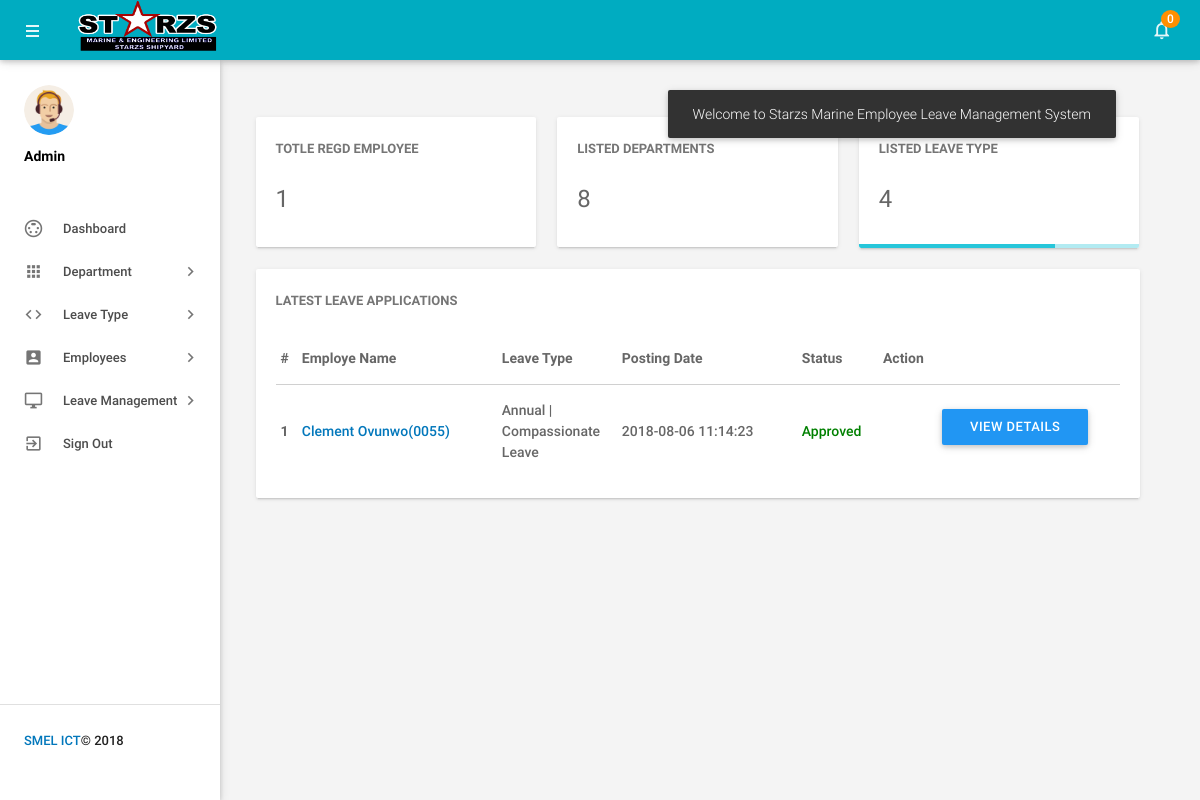
Screenshot of /admin/dashboard.php (signed in) with the database file from the repository.
### tables this page shows
CREATE TABLE `tblleaves` (
  `id` int(11) NOT NULL,
  `LeaveType` varchar(110) NOT NULL,
  `ToDate` varchar(120) NOT NULL,
  `FromDate` varchar(120) NOT NULL,
  `Description` mediumtext NOT NULL,
  `PostingDate` timestamp NOT NULL DEFAULT CURRENT_TIMESTAMP,
  `AdminRemark` mediumtext,
  `AdminRemarkDate` varchar(120) DEFAULT NULL,
  `Status` int(1) NOT NULL,
  `IsRead` int(1) NOT NULL,
  `empid` int(11) DEFAULT NULL
);

CREATE TABLE `tblemployees` (
  `id` int(11) NOT NULL,
  `EmpId` varchar(100) NOT NULL,
  `FirstName` varchar(150) NOT NULL,
  `LastName` varchar(150) NOT NULL,
  `EmailId` varchar(200) NOT NULL,
  `Password` varchar(180) NOT NULL,
  `Gender` varchar(100) NOT NULL,
  `Dob` varchar(100) NOT NULL,
  `Department` varchar(255) NOT NULL,
  `Address` varchar(255) NOT NULL,
  `City` varchar(200) NOT NULL,
  `Country` varchar(150) NOT NULL,
  `Phonenumber` char(11) NOT NULL,
  `Status` int(1) NOT NULL,
  `RegDate` timestamp NOT NULL DEFAULT CURRENT_TIMESTAMP
);

### admin/dashboard.php (the view, shortened to what this page needs)
<?php
include('includes/config.php');
if(strlen($_SESSION['alogin'])==0)
    {
header('location:index.php');
}
else{
?>
<!DOCTYPE html>
<html lang="en">
    <head>
        <link type="text/css" rel="stylesheet" href="../assets/plugins/materialize/css/materialize.min.css"/>
        <link href="../assets/plugins/metrojs/MetroJs.min.css" rel="stylesheet">
        <link href="../assets/plugins/weather-icons-master/css/weather-icons.min.css" rel="stylesheet">
        <link href="../assets/css/alpha.min.css" rel="stylesheet" type="text/css"/>
        <link href="../assets/css/custom.css" rel="stylesheet" type="text/css"/>
    </head>
    <body>
           <?php include('includes/header.php');?>
       <?php include('includes/sidebar.php');?>
            <main class="mn-inner">
                <div class="middle-content">
                    <div class="row no-m-t no-m-b">
                    <div class="col s12 m12 l4">
                        <div class="card stats-card">
                            <div class="card-content">
                                <span class="card-title">Totle Regd Employee</span>
                                <span class="stats-counter">
<?php
$sql = "SELECT id from tblemployees";
$query = $dbh -> prepare($sql);
$query->execute();
$empcount=$query->rowCount();
?>
                                    <span class="counter"><?php echo htmlentities($empcount);?></span></span>
                            </div>
                            <div id="sparkline-bar"></div>
                        </div>
                    </div>
                        <div class="col s12 m12 l4">
                        <div class="card stats-card">
                            <div class="card-content">
                                <span class="card-title">Listed Departments </span>
    <?php
$sql = "SELECT id from tbldepartments";
$query = $dbh -> prepare($sql);
$query->execute();
$dptcount=$query->rowCount();
?>
                                <span class="stats-counter"><span class="counter"><?php echo htmlentities($dptcount);?></span></span>
                            </div>
                            <div id="sparkline-line"></div>
                        </div>
                    </div>
                    <div class="col s12 m12 l4">
                        <div class="card stats-card">
                            <div class="card-content">
                                <span class="card-title">Listed leave Type</span>
                                    <?php
$sql = "SELECT id from  tblleavetype";
$query = $dbh -> prepare($sql);
$query->execute();
$leavtypcount=$query->rowCount();
?>
                                <span class="stats-counter"><span class="counter"><?php echo htmlentities($leavtypcount);?></span></span>
                            </div>
                            <div class="progress stats-card-progress">
                                <div class="determinate" style="width: 70%"></div>
                            </div>
                        </div>
                    </div>
                </div>
                    <div class="row no-m-t no-m-b">
                        <div class="col s12 m12 l12">
                            <div class="card invoices-card">
                                <div class="card-content">
                                    <span class="card-title">Latest Leave Applications</span>
                             <table id="example" class="display responsive-table ">
                                    <thead>
                                        <tr>
                                            <th>#</th>
                                            <th width="200">Employe Name</th>
                                            <th width="120">Leave Type</th>
                                             <th width="180">Posting Date</th>
                                            <th>Status</th>
                                            <th align="center">Action</th>
                                        </tr>
                                    </thead>
                                    <tbody>
<?php $sql = "SELECT tblleaves.id as lid,tblemployees.FirstName,tblemployees.LastName,tblemployees.EmpId,tblemployees.id,tblleaves.LeaveType,tblleaves.PostingDate,tblleaves.Status from tblleaves join tblemployees on tblleaves.empid=tblemployees.id order by lid desc limit 6";
$query = $dbh -> prepare($sql);
$query->execute();
$results=$query->fetchAll(PDO::FETCH_OBJ);
$cnt=1;
if($query->rowCount() > 0)
{
foreach($results as $result)
{
      ?>
                                        <tr>
                                            <td> <b><?php echo htmlentities($cnt);?></b></td>
                                              <td><a href="editemployee.php?empid=<?php echo htmlentities($result->id);?>" target="_blank"><?php echo htmlentities($result->FirstName." ".$result->LastName);?>(<?php echo htmlentities($result->EmpId);?>)</a></td>
                                            <td><?php echo htmlentities($result->LeaveType);?></td>
                                            <td><?php echo htmlentities($result->PostingDate);?></td>
                                                                       <td><?php $stats=$result->Status;
if($stats==1){
                                             ?>
                                                 <span style="color: green">Approved</span>
                                                 <?php } if($stats==2)  { ?>
                                                <span style="color: red">Not Approved</span>
                                                 <?php } if($stats==0)  { ?>
 <span style="color: blue">waiting for approval</span>
 <?php } ?>
                                             </td>
          <td>
           <td><a href="leave-details.php?leaveid=<?php echo htmlentities($result->lid);?>" class="waves-effect waves-light btn blue m-b-xs"  > View Details</a></td>
                                    </tr>
                                         <?php $cnt++;} }?>
                                    </tbody>
                                </table>
                                </div>
                            </div>
                        </div>
                    </div>
                </div>
            </main>
        </div>
    </body>
</html>
<?php } ?>

### rows the page displays
tblleaves: tblemployees.FirstName+LastName "Clement Ovunwo", tblemployees.EmpId "0055", LeaveType "Annual | Compassionate Leave", PostingDate "2018-08-06 11:14:23", Status "Approved"

### other values shown
$unreadcount "0"
$empcount "1"
$dptcount "8"
$leavtypcount "4"
